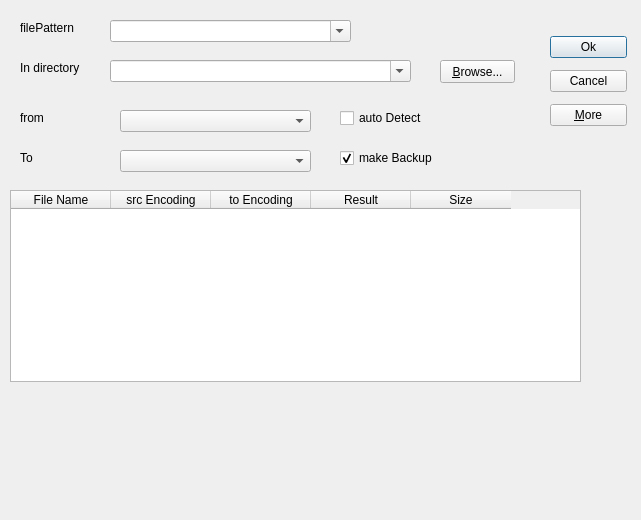
<?xml version="1.0" encoding="UTF-8"?>
<ui version="4.0">
 <class>FileEncodingChangerDialog</class>
 <widget class="QDialog" name="FileEncodingChangerDialog">
  <property name="geometry">
   <rect>
    <x>0</x>
    <y>0</y>
    <width>641</width>
    <height>520</height>
   </rect>
  </property>
  <property name="windowTitle">
   <string>FileEncodingChanger</string>
  </property>
  <widget class="QComboBox" name="patternComboBox">
   <property name="geometry">
    <rect>
     <x>110</x>
     <y>20</y>
     <width>241</width>
     <height>22</height>
    </rect>
   </property>
   <property name="toolTip">
    <string>변환할 파일 확장자를 ; 를 구분자로 기술해 주세요</string>
   </property>
   <property name="editable">
    <bool>true</bool>
   </property>
  </widget>
  <widget class="QLabel" name="indirLabel">
   <property name="geometry">
    <rect>
     <x>20</x>
     <y>60</y>
     <width>71</width>
     <height>16</height>
    </rect>
   </property>
   <property name="text">
    <string>In directory</string>
   </property>
  </widget>
  <widget class="QPushButton" name="browseButton">
   <property name="geometry">
    <rect>
     <x>440</x>
     <y>60</y>
     <width>75</width>
     <height>23</height>
    </rect>
   </property>
   <property name="text">
    <string>&amp;Browse...</string>
   </property>
  </widget>
  <widget class="QComboBox" name="directoryComboBox">
   <property name="geometry">
    <rect>
     <x>110</x>
     <y>60</y>
     <width>301</width>
     <height>22</height>
    </rect>
   </property>
   <property name="editable">
    <bool>true</bool>
   </property>
  </widget>
  <widget class="QTableWidget" name="filesTable">
   <property name="geometry">
    <rect>
     <x>10</x>
     <y>190</y>
     <width>571</width>
     <height>192</height>
    </rect>
   </property>
   <column>
    <property name="text">
     <string>File Name</string>
    </property>
   </column>
   <column>
    <property name="text">
     <string>src Encoding</string>
    </property>
   </column>
   <column>
    <property name="text">
     <string>to Encoding</string>
    </property>
   </column>
   <column>
    <property name="text">
     <string>Result</string>
    </property>
   </column>
   <column>
    <property name="text">
     <string>Size</string>
    </property>
   </column>
  </widget>
  <widget class="QLabel" name="fromLabel">
   <property name="geometry">
    <rect>
     <x>20</x>
     <y>110</y>
     <width>81</width>
     <height>16</height>
    </rect>
   </property>
   <property name="text">
    <string>from</string>
   </property>
  </widget>
  <widget class="QComboBox" name="fromComboBox">
   <property name="geometry">
    <rect>
     <x>120</x>
     <y>110</y>
     <width>191</width>
     <height>22</height>
    </rect>
   </property>
  </widget>
  <widget class="QLabel" name="toLabel">
   <property name="geometry">
    <rect>
     <x>20</x>
     <y>150</y>
     <width>81</width>
     <height>16</height>
    </rect>
   </property>
   <property name="text">
    <string>To</string>
   </property>
  </widget>
  <widget class="QComboBox" name="toComboBox">
   <property name="geometry">
    <rect>
     <x>120</x>
     <y>150</y>
     <width>191</width>
     <height>22</height>
    </rect>
   </property>
  </widget>
  <widget class="QCheckBox" name="autoDetectCheck">
   <property name="geometry">
    <rect>
     <x>340</x>
     <y>110</y>
     <width>121</width>
     <height>16</height>
    </rect>
   </property>
   <property name="text">
    <string>auto Detect</string>
   </property>
  </widget>
  <widget class="QLabel" name="filesFoundLabel">
   <property name="geometry">
    <rect>
     <x>10</x>
     <y>400</y>
     <width>371</width>
     <height>16</height>
    </rect>
   </property>
   <property name="text">
    <string/>
   </property>
  </widget>
  <widget class="QCheckBox" name="makeBackupCheck">
   <property name="geometry">
    <rect>
     <x>340</x>
     <y>150</y>
     <width>111</width>
     <height>16</height>
    </rect>
   </property>
   <property name="text">
    <string>make Backup</string>
   </property>
   <property name="checked">
    <bool>true</bool>
   </property>
  </widget>
  <widget class="QWidget" name="">
   <property name="geometry">
    <rect>
     <x>550</x>
     <y>30</y>
     <width>77</width>
     <height>102</height>
    </rect>
   </property>
   <layout class="QVBoxLayout" name="verticalLayout">
    <item>
     <widget class="QPushButton" name="okButton">
      <property name="text">
       <string>Ok</string>
      </property>
      <property name="default">
       <bool>true</bool>
      </property>
     </widget>
    </item>
    <item>
     <widget class="QPushButton" name="cancelButton">
      <property name="text">
       <string>Cancel</string>
      </property>
     </widget>
    </item>
     <!--
    <item>
     <spacer name="verticalSpacer">
      <property name="orientation">
       <enum>Qt::Vertical</enum>
      </property>
      <property name="sizeHint" stdset="0">
       <size>
        <width>20</width>
        <height>13</height>
       </size>
      </property>
     </spacer>
    </item>
    -->
    <item>
     <widget class="QPushButton" name="moreButton">
      <property name="text">
       <string>&amp;More</string>
      </property>
      <property name="checkable">
       <bool>true</bool>
      </property>
     </widget>
    </item>
   </layout>
  </widget>
  <widget class="QLabel" name="filePatternLabel">
   <property name="geometry">
    <rect>
     <x>20</x>
     <y>20</y>
     <width>81</width>
     <height>16</height>
    </rect>
   </property>
   <property name="text">
    <string>filePattern</string>
   </property>
  </widget>
  <zorder>filePatternLabel</zorder>
  <zorder>patternComboBox</zorder>
  <zorder>indirLabel</zorder>
  <zorder>browseButton</zorder>
  <zorder>directoryComboBox</zorder>
  <!-- <zorder>horizontalSpacer</zorder> -->
  <zorder>filesTable</zorder>
  <zorder>fromLabel</zorder>
  <zorder>fromComboBox</zorder>
  <zorder>toLabel</zorder>
  <zorder>toComboBox</zorder>
  <zorder>okButton</zorder>
  <zorder>autoDetectCheck</zorder>
  <zorder>filePatternLabel</zorder>
   <!-- <zorder>verticalSpacer</zorder> 
  <zorder>horizontalLayoutWidget</zorder>-->
  <zorder>filesFoundLabel</zorder>
  <zorder>makeBackupCheck</zorder>
 </widget>
 <resources/>
 <connections>
  <connection>
   <sender>filesTable</sender>
   <signal>cellActivated(int,int)</signal>
   <receiver>FileEncodingChangerDialog</receiver>
   <slot>openFileOfItem(int,int)</slot>
   <hints>
    <hint type="sourcelabel">
     <x>276</x>
     <y>344</y>
    </hint>
    <hint type="destinationlabel">
     <x>275</x>
     <y>484</y>
    </hint>
   </hints>
  </connection>
  <connection>
   <sender>browseButton</sender>
   <signal>clicked()</signal>
   <receiver>FileEncodingChangerDialog</receiver>
   <slot>browse()</slot>
   <hints>
    <hint type="sourcelabel">
     <x>484</x>
     <y>66</y>
    </hint>
    <hint type="destinationlabel">
     <x>553</x>
     <y>125</y>
    </hint>
   </hints>
  </connection>
  <connection>
   <sender>autoDetectCheck</sender>
   <signal>clicked()</signal>
   <receiver>FileEncodingChangerDialog</receiver>
   <slot>notImplYet()</slot>
   <hints>
    <hint type="sourcelabel">
     <x>364</x>
     <y>117</y>
    </hint>
    <hint type="destinationlabel">
     <x>388</x>
     <y>152</y>
    </hint>
   </hints>
  </connection>
  <connection>
   <sender>okButton</sender>
   <signal>clicked()</signal>
   <receiver>FileEncodingChangerDialog</receiver>
   <slot>convertFiles()</slot>
   <hints>
    <hint type="sourcelabel">
     <x>573</x>
     <y>39</y>
    </hint>
    <hint type="destinationlabel">
     <x>499</x>
     <y>9</y>
    </hint>
   </hints>
  </connection>
  <connection>
   <sender>cancelButton</sender>
   <signal>clicked()</signal>
   <receiver>FileEncodingChangerDialog</receiver>
   <slot>reject()</slot>
   <hints>
    <hint type="sourcelabel">
     <x>604</x>
     <y>77</y>
    </hint>
    <hint type="destinationlabel">
     <x>596</x>
     <y>190</y>
    </hint>
   </hints>
  </connection>
 </connections>
 <slots>
  <slot>openFileOfItem(int,int)</slot>
  <slot>browse()</slot>
  <slot>notImplYet()</slot>
  <slot>convertFiles()</slot>
 </slots>
</ui>
